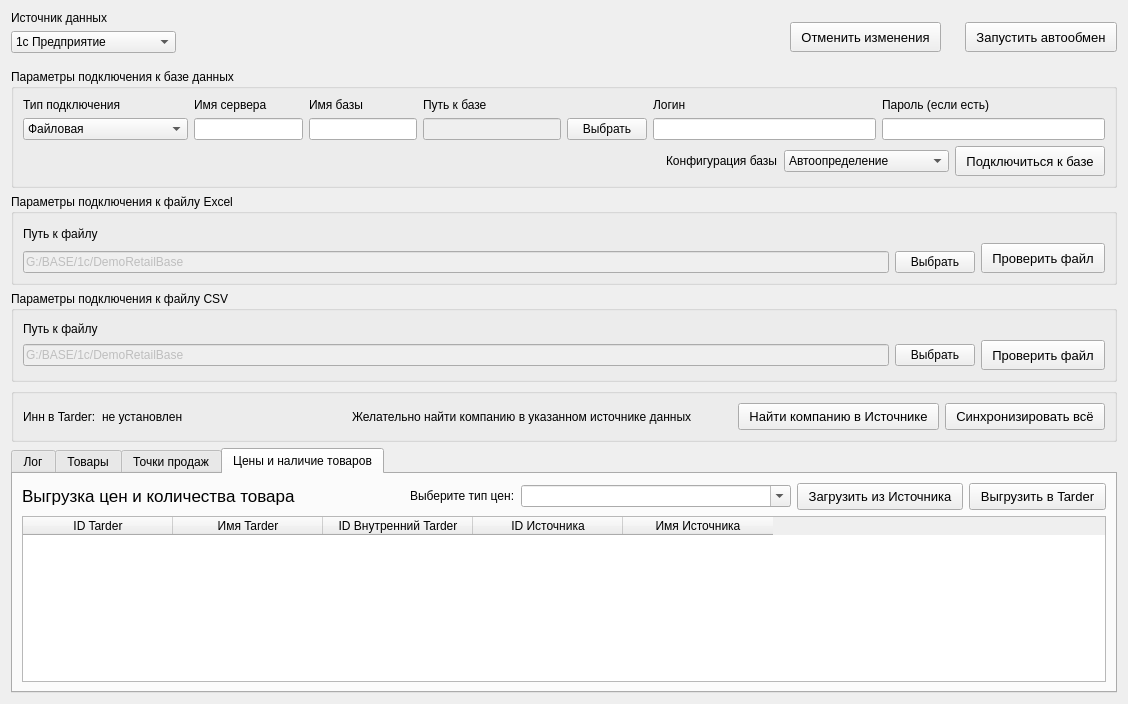
<?xml version="1.0" encoding="UTF-8"?>
<ui version="4.0">
 <class>Form</class>
 <widget class="QWidget" name="Form">
  <property name="geometry">
   <rect>
    <x>0</x>
    <y>0</y>
    <width>1128</width>
    <height>704</height>
   </rect>
  </property>
  <property name="windowTitle">
   <string>Form</string>
  </property>
  <layout class="QVBoxLayout" name="verticalLayout">
   <item>
    <layout class="QHBoxLayout" name="horizontalLayout_2" stretch="0,0">
     <property name="bottomMargin">
      <number>10</number>
     </property>
     <item>
      <layout class="QHBoxLayout" name="container_top">
       <property name="rightMargin">
        <number>18</number>
       </property>
       <item>
        <layout class="QVBoxLayout" name="verticalLayout_4">
         <item>
          <widget class="QLabel" name="label">
           <property name="text">
            <string>Источник данных</string>
           </property>
          </widget>
         </item>
         <item>
          <widget class="QComboBox" name="type_source">
           <property name="minimumSize">
            <size>
             <width>165</width>
             <height>0</height>
            </size>
           </property>
           <item>
            <property name="text">
             <string>1с Предприятие</string>
            </property>
           </item>
           <item>
            <property name="text">
             <string>Excel файл</string>
            </property>
           </item>
          </widget>
         </item>
        </layout>
       </item>
       <item>
        <spacer name="horizontalSpacer">
         <property name="orientation">
          <enum>Qt::Horizontal</enum>
         </property>
         <property name="sizeType">
          <enum>QSizePolicy::Expanding</enum>
         </property>
         <property name="sizeHint" stdset="0">
          <size>
           <width>20</width>
           <height>20</height>
          </size>
         </property>
        </spacer>
       </item>
       <item>
        <layout class="QVBoxLayout" name="_2">
         <property name="topMargin">
          <number>10</number>
         </property>
         <item>
          <widget class="QPushButton" name="undo_changes_b">
           <property name="sizePolicy">
            <sizepolicy hsizetype="Fixed" vsizetype="Fixed">
             <horstretch>0</horstretch>
             <verstretch>0</verstretch>
            </sizepolicy>
           </property>
           <property name="minimumSize">
            <size>
             <width>0</width>
             <height>30</height>
            </size>
           </property>
           <property name="font">
            <font>
             <pointsize>10</pointsize>
            </font>
           </property>
           <property name="styleSheet">
            <string notr="true">padding: 5px 10px;</string>
           </property>
           <property name="text">
            <string>Отменить изменения</string>
           </property>
          </widget>
         </item>
        </layout>
       </item>
      </layout>
     </item>
     <item>
      <layout class="QVBoxLayout" name="_4">
       <property name="topMargin">
        <number>10</number>
       </property>
       <item>
        <widget class="QPushButton" name="toggle_active_worker_b">
         <property name="sizePolicy">
          <sizepolicy hsizetype="Fixed" vsizetype="Fixed">
           <horstretch>0</horstretch>
           <verstretch>0</verstretch>
          </sizepolicy>
         </property>
         <property name="minimumSize">
          <size>
           <width>0</width>
           <height>30</height>
          </size>
         </property>
         <property name="font">
          <font>
           <pointsize>10</pointsize>
           <weight>50</weight>
           <bold>false</bold>
          </font>
         </property>
         <property name="styleSheet">
          <string notr="true">padding: 5px 10px; </string>
         </property>
         <property name="text">
          <string>Запустить автообмен</string>
         </property>
         <property name="checkable">
          <bool>true</bool>
         </property>
         <property name="checked">
          <bool>false</bool>
         </property>
         <property name="autoExclusive">
          <bool>false</bool>
         </property>
         <property name="default">
          <bool>false</bool>
         </property>
         <property name="flat">
          <bool>false</bool>
         </property>
        </widget>
       </item>
      </layout>
     </item>
    </layout>
   </item>
   <item>
    <widget class="QGroupBox" name="container_1c">
     <property name="title">
      <string>Параметры подключения к базе данных</string>
     </property>
     <layout class="QVBoxLayout" name="verticalLayout_3">
      <property name="topMargin">
       <number>9</number>
      </property>
      <item>
       <layout class="QHBoxLayout" name="horizontalLayout_5">
        <item>
         <layout class="QVBoxLayout" name="verticalLayout_17">
          <item>
           <widget class="QLabel" name="label_14">
            <property name="text">
             <string>Тип подключения</string>
            </property>
           </widget>
          </item>
          <item>
           <widget class="QComboBox" name="con_type">
            <property name="minimumSize">
             <size>
              <width>165</width>
              <height>0</height>
             </size>
            </property>
            <item>
             <property name="text">
              <string>Файловая</string>
             </property>
            </item>
            <item>
             <property name="text">
              <string>Серверная</string>
             </property>
            </item>
           </widget>
          </item>
         </layout>
        </item>
        <item>
         <widget class="QWidget" name="type1c_srv" native="true">
          <property name="enabled">
           <bool>true</bool>
          </property>
          <property name="sizePolicy">
           <sizepolicy hsizetype="Minimum" vsizetype="Minimum">
            <horstretch>0</horstretch>
            <verstretch>0</verstretch>
           </sizepolicy>
          </property>
          <layout class="QHBoxLayout" name="horizontalLayout_10">
           <property name="leftMargin">
            <number>0</number>
           </property>
           <property name="topMargin">
            <number>0</number>
           </property>
           <property name="rightMargin">
            <number>0</number>
           </property>
           <property name="bottomMargin">
            <number>0</number>
           </property>
           <item>
            <layout class="QVBoxLayout" name="verticalLayout_2">
             <item>
              <widget class="QLabel" name="label_3">
               <property name="text">
                <string>Имя сервера</string>
               </property>
               <property name="scaledContents">
                <bool>false</bool>
               </property>
              </widget>
             </item>
             <item>
              <widget class="QLineEdit" name="server_name"/>
             </item>
            </layout>
           </item>
           <item>
            <layout class="QVBoxLayout" name="verticalLayout_6">
             <item>
              <widget class="QLabel" name="label_16">
               <property name="text">
                <string>Имя базы</string>
               </property>
               <property name="scaledContents">
                <bool>false</bool>
               </property>
              </widget>
             </item>
             <item>
              <widget class="QLineEdit" name="base_name"/>
             </item>
            </layout>
           </item>
          </layout>
         </widget>
        </item>
        <item>
         <widget class="QWidget" name="type1c_file" native="true">
          <property name="sizePolicy">
           <sizepolicy hsizetype="Minimum" vsizetype="Minimum">
            <horstretch>0</horstretch>
            <verstretch>0</verstretch>
           </sizepolicy>
          </property>
          <layout class="QHBoxLayout" name="horizontalLayout_11">
           <property name="leftMargin">
            <number>0</number>
           </property>
           <property name="topMargin">
            <number>0</number>
           </property>
           <property name="rightMargin">
            <number>0</number>
           </property>
           <property name="bottomMargin">
            <number>0</number>
           </property>
           <item>
            <layout class="QVBoxLayout" name="verticalLayout_15">
             <item>
              <widget class="QLabel" name="label_15">
               <property name="text">
                <string>Путь к базе</string>
               </property>
               <property name="scaledContents">
                <bool>false</bool>
               </property>
              </widget>
             </item>
             <item>
              <layout class="QHBoxLayout" name="horizontalLayout_9">
               <item>
                <widget class="QLineEdit" name="select_path_value">
                 <property name="enabled">
                  <bool>false</bool>
                 </property>
                 <property name="text">
                  <string/>
                 </property>
                </widget>
               </item>
               <item>
                <widget class="QPushButton" name="select_path_b">
                 <property name="text">
                  <string>Выбрать</string>
                 </property>
                </widget>
               </item>
              </layout>
             </item>
            </layout>
           </item>
          </layout>
         </widget>
        </item>
        <item>
         <layout class="QVBoxLayout" name="wrapLogin">
          <item>
           <widget class="QLabel" name="label_4">
            <property name="text">
             <string>Логин</string>
            </property>
           </widget>
          </item>
          <item>
           <widget class="QLineEdit" name="base_login">
            <property name="text">
             <string/>
            </property>
           </widget>
          </item>
         </layout>
        </item>
        <item>
         <layout class="QVBoxLayout" name="wrapPassword">
          <item>
           <widget class="QLabel" name="label_5">
            <property name="text">
             <string>Пароль (если есть)</string>
            </property>
           </widget>
          </item>
          <item>
           <widget class="QLineEdit" name="base_password">
            <property name="inputMethodHints">
             <set>Qt::ImhHiddenText|Qt::ImhNoAutoUppercase|Qt::ImhNoPredictiveText|Qt::ImhSensitiveData</set>
            </property>
            <property name="echoMode">
             <enum>QLineEdit::Password</enum>
            </property>
           </widget>
          </item>
         </layout>
        </item>
       </layout>
      </item>
      <item>
       <layout class="QHBoxLayout" name="horizontalLayout">
        <property name="bottomMargin">
         <number>0</number>
        </property>
        <item>
         <spacer name="horizontalSpacer_2">
          <property name="orientation">
           <enum>Qt::Horizontal</enum>
          </property>
          <property name="sizeHint" stdset="0">
           <size>
            <width>40</width>
            <height>20</height>
           </size>
          </property>
         </spacer>
        </item>
        <item>
         <widget class="QLabel" name="connection_1c_value">
          <property name="styleSheet">
           <string notr="true">padding: 0 10px</string>
          </property>
          <property name="text">
           <string/>
          </property>
         </widget>
        </item>
        <item>
         <layout class="QHBoxLayout" name="horizontalLayout_7">
          <item>
           <widget class="QLabel" name="label_8">
            <property name="sizePolicy">
             <sizepolicy hsizetype="Maximum" vsizetype="Preferred">
              <horstretch>0</horstretch>
              <verstretch>0</verstretch>
             </sizepolicy>
            </property>
            <property name="text">
             <string>Конфигурация базы</string>
            </property>
           </widget>
          </item>
          <item>
           <widget class="QComboBox" name="type_1c">
            <property name="minimumSize">
             <size>
              <width>165</width>
              <height>0</height>
             </size>
            </property>
            <item>
             <property name="text">
              <string>Автоопределение</string>
             </property>
            </item>
           </widget>
          </item>
         </layout>
        </item>
        <item>
         <widget class="QPushButton" name="connect_to_1c_b">
          <property name="sizePolicy">
           <sizepolicy hsizetype="Fixed" vsizetype="Fixed">
            <horstretch>0</horstretch>
            <verstretch>0</verstretch>
           </sizepolicy>
          </property>
          <property name="minimumSize">
           <size>
            <width>0</width>
            <height>30</height>
           </size>
          </property>
          <property name="font">
           <font>
            <pointsize>10</pointsize>
            <weight>50</weight>
            <bold>false</bold>
           </font>
          </property>
          <property name="styleSheet">
           <string notr="true">padding: 5px 10px; </string>
          </property>
          <property name="text">
           <string>Подключиться к базе</string>
          </property>
          <property name="checkable">
           <bool>true</bool>
          </property>
          <property name="checked">
           <bool>false</bool>
          </property>
          <property name="autoExclusive">
           <bool>false</bool>
          </property>
          <property name="default">
           <bool>false</bool>
          </property>
          <property name="flat">
           <bool>false</bool>
          </property>
         </widget>
        </item>
       </layout>
      </item>
     </layout>
    </widget>
   </item>
   <item>
    <widget class="QGroupBox" name="container_excel">
     <property name="title">
      <string>Параметры подключения к файлу Excel</string>
     </property>
     <layout class="QVBoxLayout" name="verticalLayout_11">
      <property name="topMargin">
       <number>9</number>
      </property>
      <property name="rightMargin">
       <number>9</number>
      </property>
      <item>
       <layout class="QHBoxLayout" name="horizontalLayout_15">
        <item>
         <widget class="QWidget" name="aaaaa_file_3" native="true">
          <property name="sizePolicy">
           <sizepolicy hsizetype="Minimum" vsizetype="Minimum">
            <horstretch>0</horstretch>
            <verstretch>0</verstretch>
           </sizepolicy>
          </property>
          <layout class="QHBoxLayout" name="horizontalLayout_17">
           <property name="leftMargin">
            <number>0</number>
           </property>
           <property name="topMargin">
            <number>0</number>
           </property>
           <property name="rightMargin">
            <number>0</number>
           </property>
           <property name="bottomMargin">
            <number>0</number>
           </property>
           <item>
            <layout class="QVBoxLayout" name="verticalLayout_20">
             <item>
              <widget class="QLabel" name="label_22">
               <property name="text">
                <string>Путь к файлу</string>
               </property>
               <property name="scaledContents">
                <bool>false</bool>
               </property>
              </widget>
             </item>
             <item>
              <layout class="QHBoxLayout" name="horizontalLayout_18">
               <item>
                <widget class="QLineEdit" name="select_path_excel_value">
                 <property name="enabled">
                  <bool>false</bool>
                 </property>
                 <property name="text">
                  <string>G:/BASE/1c/DemoRetailBase</string>
                 </property>
                </widget>
               </item>
               <item>
                <widget class="QPushButton" name="select_path_excel_b">
                 <property name="text">
                  <string>Выбрать</string>
                 </property>
                </widget>
               </item>
              </layout>
             </item>
            </layout>
           </item>
          </layout>
         </widget>
        </item>
        <item>
         <layout class="QVBoxLayout" name="verticalLayout_19">
          <property name="topMargin">
           <number>20</number>
          </property>
          <property name="rightMargin">
           <number>0</number>
          </property>
          <item>
           <widget class="QPushButton" name="connect_to_xls_b">
            <property name="sizePolicy">
             <sizepolicy hsizetype="Fixed" vsizetype="Fixed">
              <horstretch>0</horstretch>
              <verstretch>0</verstretch>
             </sizepolicy>
            </property>
            <property name="minimumSize">
             <size>
              <width>0</width>
              <height>30</height>
             </size>
            </property>
            <property name="font">
             <font>
              <pointsize>10</pointsize>
              <weight>50</weight>
              <bold>false</bold>
             </font>
            </property>
            <property name="styleSheet">
             <string notr="true">padding: 5px 10px; </string>
            </property>
            <property name="text">
             <string>Проверить файл</string>
            </property>
            <property name="checkable">
             <bool>true</bool>
            </property>
            <property name="checked">
             <bool>false</bool>
            </property>
            <property name="autoExclusive">
             <bool>false</bool>
            </property>
            <property name="default">
             <bool>false</bool>
            </property>
            <property name="flat">
             <bool>false</bool>
            </property>
           </widget>
          </item>
         </layout>
        </item>
       </layout>
      </item>
     </layout>
    </widget>
   </item>
   <item>
    <widget class="QGroupBox" name="container_csv">
     <property name="sizePolicy">
      <sizepolicy hsizetype="Preferred" vsizetype="Maximum">
       <horstretch>0</horstretch>
       <verstretch>0</verstretch>
      </sizepolicy>
     </property>
     <property name="title">
      <string>Параметры подключения к файлу CSV</string>
     </property>
     <layout class="QVBoxLayout" name="verticalLayout_12">
      <property name="topMargin">
       <number>9</number>
      </property>
      <property name="rightMargin">
       <number>9</number>
      </property>
      <item>
       <layout class="QHBoxLayout" name="horizontalLayout_16">
        <item>
         <widget class="QWidget" name="aaaaa_file_4" native="true">
          <property name="sizePolicy">
           <sizepolicy hsizetype="Minimum" vsizetype="Minimum">
            <horstretch>0</horstretch>
            <verstretch>0</verstretch>
           </sizepolicy>
          </property>
          <layout class="QHBoxLayout" name="horizontalLayout_19">
           <property name="leftMargin">
            <number>0</number>
           </property>
           <property name="topMargin">
            <number>0</number>
           </property>
           <property name="rightMargin">
            <number>0</number>
           </property>
           <property name="bottomMargin">
            <number>0</number>
           </property>
           <item>
            <layout class="QVBoxLayout" name="verticalLayout_21">
             <item>
              <widget class="QLabel" name="label_23">
               <property name="sizePolicy">
                <sizepolicy hsizetype="Preferred" vsizetype="Maximum">
                 <horstretch>0</horstretch>
                 <verstretch>0</verstretch>
                </sizepolicy>
               </property>
               <property name="text">
                <string>Путь к файлу</string>
               </property>
               <property name="scaledContents">
                <bool>false</bool>
               </property>
              </widget>
             </item>
             <item>
              <layout class="QHBoxLayout" name="horizontalLayout_20">
               <item>
                <widget class="QLineEdit" name="select_path_csv_value">
                 <property name="enabled">
                  <bool>false</bool>
                 </property>
                 <property name="text">
                  <string>G:/BASE/1c/DemoRetailBase</string>
                 </property>
                </widget>
               </item>
               <item>
                <widget class="QPushButton" name="select_path_csv_b">
                 <property name="text">
                  <string>Выбрать</string>
                 </property>
                </widget>
               </item>
              </layout>
             </item>
            </layout>
           </item>
          </layout>
         </widget>
        </item>
        <item>
         <layout class="QVBoxLayout" name="verticalLayout_22">
          <property name="topMargin">
           <number>20</number>
          </property>
          <property name="rightMargin">
           <number>0</number>
          </property>
          <item>
           <widget class="QPushButton" name="connect_to_csv_b">
            <property name="sizePolicy">
             <sizepolicy hsizetype="Fixed" vsizetype="Fixed">
              <horstretch>0</horstretch>
              <verstretch>0</verstretch>
             </sizepolicy>
            </property>
            <property name="minimumSize">
             <size>
              <width>0</width>
              <height>30</height>
             </size>
            </property>
            <property name="font">
             <font>
              <pointsize>10</pointsize>
              <weight>50</weight>
              <bold>false</bold>
             </font>
            </property>
            <property name="styleSheet">
             <string notr="true">padding: 5px 10px; </string>
            </property>
            <property name="text">
             <string>Проверить файл</string>
            </property>
            <property name="checkable">
             <bool>true</bool>
            </property>
            <property name="checked">
             <bool>false</bool>
            </property>
            <property name="autoExclusive">
             <bool>false</bool>
            </property>
            <property name="default">
             <bool>false</bool>
            </property>
            <property name="flat">
             <bool>false</bool>
            </property>
           </widget>
          </item>
         </layout>
        </item>
       </layout>
      </item>
     </layout>
    </widget>
   </item>
   <item>
    <widget class="QGroupBox" name="container_control">
     <property name="title">
      <string/>
     </property>
     <layout class="QVBoxLayout" name="verticalLayout_13">
      <property name="topMargin">
       <number>9</number>
      </property>
      <property name="bottomMargin">
       <number>9</number>
      </property>
      <item>
       <layout class="QHBoxLayout" name="horizontalLayout_6">
        <property name="spacing">
         <number>6</number>
        </property>
        <item>
         <layout class="QHBoxLayout" name="horizontalLayout_3">
          <item>
           <widget class="QLabel" name="label_6">
            <property name="sizePolicy">
             <sizepolicy hsizetype="Fixed" vsizetype="Preferred">
              <horstretch>0</horstretch>
              <verstretch>0</verstretch>
             </sizepolicy>
            </property>
            <property name="text">
             <string>Инн в Tarder:</string>
            </property>
           </widget>
          </item>
          <item>
           <widget class="QLabel" name="company_inn_value">
            <property name="sizePolicy">
             <sizepolicy hsizetype="Fixed" vsizetype="Preferred">
              <horstretch>0</horstretch>
              <verstretch>0</verstretch>
             </sizepolicy>
            </property>
            <property name="text">
             <string>не установлен</string>
            </property>
           </widget>
          </item>
          <item>
           <spacer name="horizontalSpacer_3">
            <property name="orientation">
             <enum>Qt::Horizontal</enum>
            </property>
            <property name="sizeHint" stdset="0">
             <size>
              <width>40</width>
              <height>20</height>
             </size>
            </property>
           </spacer>
          </item>
          <item>
           <widget class="QLabel" name="company_name_value">
            <property name="sizePolicy">
             <sizepolicy hsizetype="Fixed" vsizetype="Preferred">
              <horstretch>0</horstretch>
              <verstretch>0</verstretch>
             </sizepolicy>
            </property>
            <property name="layoutDirection">
             <enum>Qt::LeftToRight</enum>
            </property>
            <property name="styleSheet">
             <string notr="true"/>
            </property>
            <property name="text">
             <string>Желательно найти компанию в указанном источнике данных</string>
            </property>
           </widget>
          </item>
          <item>
           <spacer name="horizontalSpacer_4">
            <property name="orientation">
             <enum>Qt::Horizontal</enum>
            </property>
            <property name="sizeType">
             <enum>QSizePolicy::Minimum</enum>
            </property>
            <property name="sizeHint" stdset="0">
             <size>
              <width>40</width>
              <height>20</height>
             </size>
            </property>
           </spacer>
          </item>
          <item>
           <widget class="QPushButton" name="find_company_b">
            <property name="sizePolicy">
             <sizepolicy hsizetype="Maximum" vsizetype="Minimum">
              <horstretch>0</horstretch>
              <verstretch>0</verstretch>
             </sizepolicy>
            </property>
            <property name="font">
             <font>
              <pointsize>10</pointsize>
              <weight>50</weight>
              <bold>false</bold>
             </font>
            </property>
            <property name="styleSheet">
             <string notr="true">padding: 5px 10px;</string>
            </property>
            <property name="text">
             <string>Найти компанию в Источнике</string>
            </property>
           </widget>
          </item>
         </layout>
        </item>
        <item>
         <widget class="QPushButton" name="sync_all_b">
          <property name="sizePolicy">
           <sizepolicy hsizetype="Maximum" vsizetype="Minimum">
            <horstretch>0</horstretch>
            <verstretch>0</verstretch>
           </sizepolicy>
          </property>
          <property name="font">
           <font>
            <pointsize>10</pointsize>
            <weight>50</weight>
            <bold>false</bold>
           </font>
          </property>
          <property name="toolTip">
           <string>Синхронизировать все данные вручную. Необязательная кнопка - вместо этого включите автообмен</string>
          </property>
          <property name="statusTip">
           <string/>
          </property>
          <property name="whatsThis">
           <string/>
          </property>
          <property name="styleSheet">
           <string notr="true">padding: 5px 10px;</string>
          </property>
          <property name="text">
           <string>Синхронизировать всё</string>
          </property>
          <property name="shortcut">
           <string>Backspace</string>
          </property>
         </widget>
        </item>
       </layout>
      </item>
     </layout>
    </widget>
   </item>
   <item>
    <widget class="QTabWidget" name="company_tabs">
     <property name="currentIndex">
      <number>3</number>
     </property>
     <widget class="QWidget" name="log_tab">
      <attribute name="title">
       <string>Лог</string>
      </attribute>
      <layout class="QVBoxLayout" name="verticalLayout_5">
       <item>
        <widget class="QTextEdit" name="log_text"/>
       </item>
      </layout>
     </widget>
     <widget class="QWidget" name="items_tab">
      <attribute name="title">
       <string>Товары</string>
      </attribute>
      <layout class="QVBoxLayout" name="verticalLayout_14">
       <item>
        <layout class="QHBoxLayout" name="container_control_items">
         <property name="topMargin">
          <number>0</number>
         </property>
         <item>
          <widget class="QLabel" name="label_11">
           <property name="font">
            <font>
             <pointsize>13</pointsize>
            </font>
           </property>
           <property name="text">
            <string>Сопоставление товаров</string>
           </property>
          </widget>
         </item>
         <item>
          <widget class="QPushButton" name="sync_with_tarder_items_b">
           <property name="sizePolicy">
            <sizepolicy hsizetype="Maximum" vsizetype="Minimum">
             <horstretch>0</horstretch>
             <verstretch>0</verstretch>
            </sizepolicy>
           </property>
           <property name="font">
            <font>
             <pointsize>10</pointsize>
             <weight>50</weight>
             <bold>false</bold>
            </font>
           </property>
           <property name="styleSheet">
            <string notr="true">padding: 5px 10px;</string>
           </property>
           <property name="text">
            <string>Загрузить из Tarder</string>
           </property>
          </widget>
         </item>
         <item>
          <widget class="QPushButton" name="sync_with_source_items_b">
           <property name="sizePolicy">
            <sizepolicy hsizetype="Maximum" vsizetype="Minimum">
             <horstretch>0</horstretch>
             <verstretch>0</verstretch>
            </sizepolicy>
           </property>
           <property name="font">
            <font>
             <pointsize>10</pointsize>
             <weight>50</weight>
             <bold>false</bold>
            </font>
           </property>
           <property name="styleSheet">
            <string notr="true">padding: 5px 10px;</string>
           </property>
           <property name="text">
            <string>Сверить c Источником</string>
           </property>
          </widget>
         </item>
        </layout>
       </item>
       <item>
        <widget class="QTableWidget" name="items_table">
         <attribute name="horizontalHeaderDefaultSectionSize">
          <number>150</number>
         </attribute>
         <column>
          <property name="text">
           <string>ID Tarder</string>
          </property>
         </column>
         <column>
          <property name="text">
           <string>Имя Tarder</string>
          </property>
         </column>
         <column>
          <property name="text">
           <string>SKU Tarder</string>
          </property>
         </column>
         <column>
          <property name="text">
           <string>ID Внутренний Tarder</string>
          </property>
         </column>
         <column>
          <property name="text">
           <string>ID Источника</string>
          </property>
         </column>
         <column>
          <property name="text">
           <string>Имя Источника</string>
          </property>
         </column>
        </widget>
       </item>
      </layout>
     </widget>
     <widget class="QWidget" name="points_tab">
      <attribute name="title">
       <string>Точки продаж</string>
      </attribute>
      <layout class="QVBoxLayout" name="verticalLayout_8">
       <item>
        <layout class="QHBoxLayout" name="container_control_points">
         <property name="topMargin">
          <number>0</number>
         </property>
         <item>
          <widget class="QLabel" name="label_12">
           <property name="font">
            <font>
             <pointsize>13</pointsize>
            </font>
           </property>
           <property name="text">
            <string>Сопоставление точек продаж </string>
           </property>
          </widget>
         </item>
         <item>
          <widget class="QPushButton" name="sync_with_tarder_points_b">
           <property name="sizePolicy">
            <sizepolicy hsizetype="Maximum" vsizetype="Minimum">
             <horstretch>0</horstretch>
             <verstretch>0</verstretch>
            </sizepolicy>
           </property>
           <property name="font">
            <font>
             <pointsize>10</pointsize>
             <weight>50</weight>
             <bold>false</bold>
            </font>
           </property>
           <property name="styleSheet">
            <string notr="true">padding: 5px 10px;</string>
           </property>
           <property name="text">
            <string>Загрузить из Tarder</string>
           </property>
          </widget>
         </item>
         <item>
          <widget class="QPushButton" name="sync_with_source_points_b">
           <property name="sizePolicy">
            <sizepolicy hsizetype="Maximum" vsizetype="Minimum">
             <horstretch>0</horstretch>
             <verstretch>0</verstretch>
            </sizepolicy>
           </property>
           <property name="font">
            <font>
             <pointsize>10</pointsize>
             <weight>50</weight>
             <bold>false</bold>
            </font>
           </property>
           <property name="styleSheet">
            <string notr="true">padding: 5px 10px;</string>
           </property>
           <property name="text">
            <string>Сверить c Источником</string>
           </property>
          </widget>
         </item>
        </layout>
       </item>
       <item>
        <widget class="QTableWidget" name="points_table">
         <attribute name="horizontalHeaderDefaultSectionSize">
          <number>150</number>
         </attribute>
         <column>
          <property name="text">
           <string>ID Tarder</string>
          </property>
         </column>
         <column>
          <property name="text">
           <string>Имя Tarder</string>
          </property>
         </column>
         <column>
          <property name="text">
           <string>ID Внутренний Tarder</string>
          </property>
         </column>
         <column>
          <property name="text">
           <string>ID Источника</string>
          </property>
         </column>
         <column>
          <property name="text">
           <string>Имя Источника</string>
          </property>
         </column>
        </widget>
       </item>
      </layout>
     </widget>
     <widget class="QWidget" name="item_in_points_tab">
      <attribute name="title">
       <string>Цены и наличие товаров</string>
      </attribute>
      <layout class="QVBoxLayout" name="verticalLayout_9">
       <item>
        <layout class="QHBoxLayout" name="container_control_iip">
         <property name="topMargin">
          <number>0</number>
         </property>
         <item>
          <widget class="QLabel" name="label_13">
           <property name="sizePolicy">
            <sizepolicy hsizetype="Preferred" vsizetype="Maximum">
             <horstretch>0</horstretch>
             <verstretch>0</verstretch>
            </sizepolicy>
           </property>
           <property name="font">
            <font>
             <pointsize>13</pointsize>
            </font>
           </property>
           <property name="text">
            <string>Выгрузка цен и количества товара</string>
           </property>
          </widget>
         </item>
         <item>
          <widget class="QWidget" name="container_type_of_price" native="true">
           <property name="sizePolicy">
            <sizepolicy hsizetype="Preferred" vsizetype="Maximum">
             <horstretch>0</horstretch>
             <verstretch>0</verstretch>
            </sizepolicy>
           </property>
           <layout class="QHBoxLayout" name="_3">
            <property name="leftMargin">
             <number>0</number>
            </property>
            <property name="topMargin">
             <number>0</number>
            </property>
            <property name="rightMargin">
             <number>0</number>
            </property>
            <property name="bottomMargin">
             <number>0</number>
            </property>
            <item>
             <widget class="QLabel" name="label_7">
              <property name="sizePolicy">
               <sizepolicy hsizetype="Maximum" vsizetype="Preferred">
                <horstretch>0</horstretch>
                <verstretch>0</verstretch>
               </sizepolicy>
              </property>
              <property name="text">
               <string>Выберите тип цен:</string>
              </property>
             </widget>
            </item>
            <item>
             <widget class="QComboBox" name="price_type">
              <property name="minimumSize">
               <size>
                <width>165</width>
                <height>0</height>
               </size>
              </property>
              <property name="editable">
               <bool>true</bool>
              </property>
             </widget>
            </item>
           </layout>
          </widget>
         </item>
         <item>
          <widget class="QPushButton" name="sync_with_source_iip_b">
           <property name="sizePolicy">
            <sizepolicy hsizetype="Maximum" vsizetype="Maximum">
             <horstretch>0</horstretch>
             <verstretch>0</verstretch>
            </sizepolicy>
           </property>
           <property name="font">
            <font>
             <pointsize>10</pointsize>
             <weight>50</weight>
             <bold>false</bold>
            </font>
           </property>
           <property name="styleSheet">
            <string notr="true">padding: 5px 10px;</string>
           </property>
           <property name="text">
            <string>Загрузить из Источника</string>
           </property>
          </widget>
         </item>
         <item>
          <widget class="QPushButton" name="upload_to_tarder_iip_b">
           <property name="sizePolicy">
            <sizepolicy hsizetype="Maximum" vsizetype="Maximum">
             <horstretch>0</horstretch>
             <verstretch>0</verstretch>
            </sizepolicy>
           </property>
           <property name="font">
            <font>
             <pointsize>10</pointsize>
             <weight>50</weight>
             <bold>false</bold>
            </font>
           </property>
           <property name="styleSheet">
            <string notr="true">padding: 5px 10px;</string>
           </property>
           <property name="text">
            <string>Выгрузить в Tarder</string>
           </property>
          </widget>
         </item>
        </layout>
       </item>
       <item>
        <widget class="QTableWidget" name="item_in_points_table">
         <attribute name="horizontalHeaderCascadingSectionResizes">
          <bool>false</bool>
         </attribute>
         <attribute name="horizontalHeaderDefaultSectionSize">
          <number>150</number>
         </attribute>
         <attribute name="horizontalHeaderShowSortIndicator" stdset="0">
          <bool>false</bool>
         </attribute>
         <attribute name="horizontalHeaderStretchLastSection">
          <bool>false</bool>
         </attribute>
         <attribute name="verticalHeaderVisible">
          <bool>false</bool>
         </attribute>
         <attribute name="verticalHeaderCascadingSectionResizes">
          <bool>false</bool>
         </attribute>
         <column>
          <property name="text">
           <string>ID Tarder</string>
          </property>
         </column>
         <column>
          <property name="text">
           <string>Имя Tarder</string>
          </property>
         </column>
         <column>
          <property name="text">
           <string>ID Внутренний Tarder</string>
          </property>
         </column>
         <column>
          <property name="text">
           <string>ID Источника</string>
          </property>
         </column>
         <column>
          <property name="text">
           <string>Имя Источника</string>
          </property>
         </column>
        </widget>
       </item>
      </layout>
     </widget>
    </widget>
   </item>
  </layout>
 </widget>
 <resources/>
 <connections/>
</ui>
